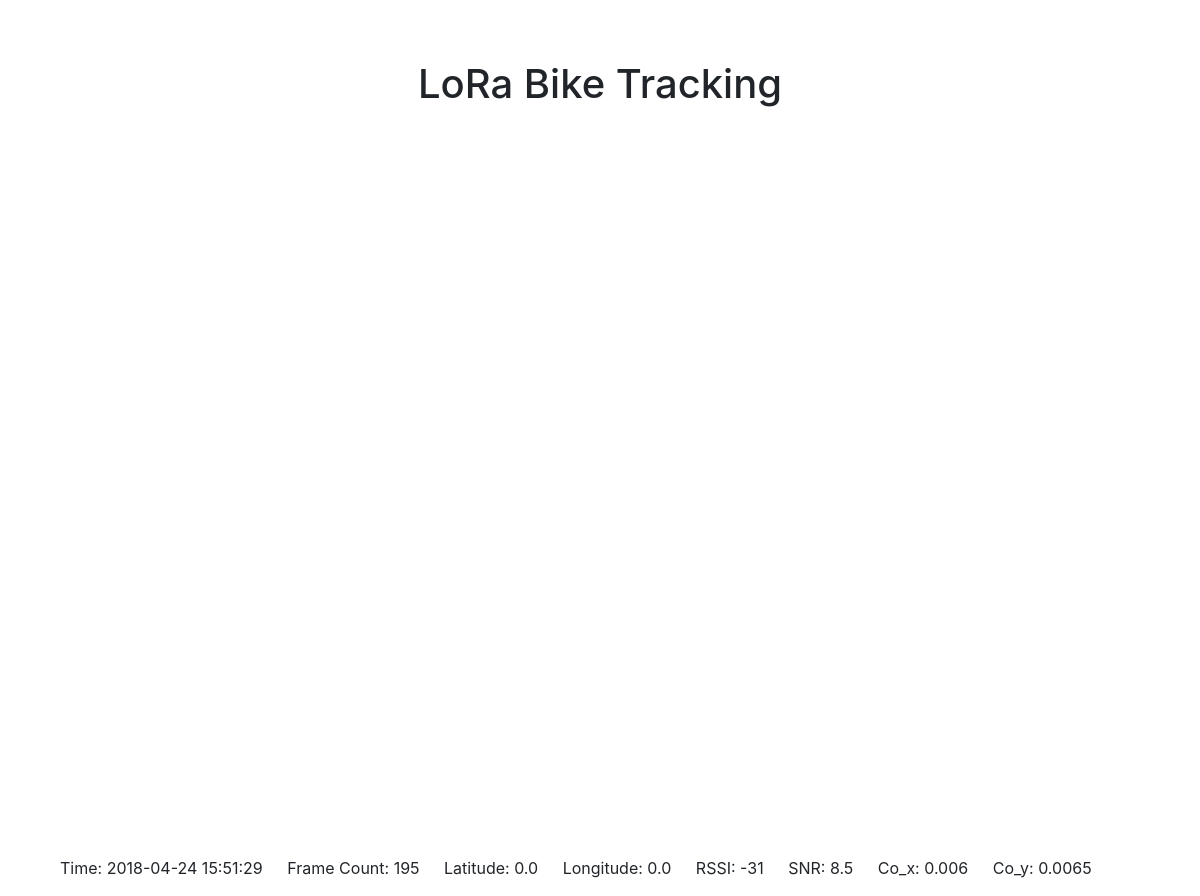
Before: /lorabikeapp/livemap/ with the older database file.
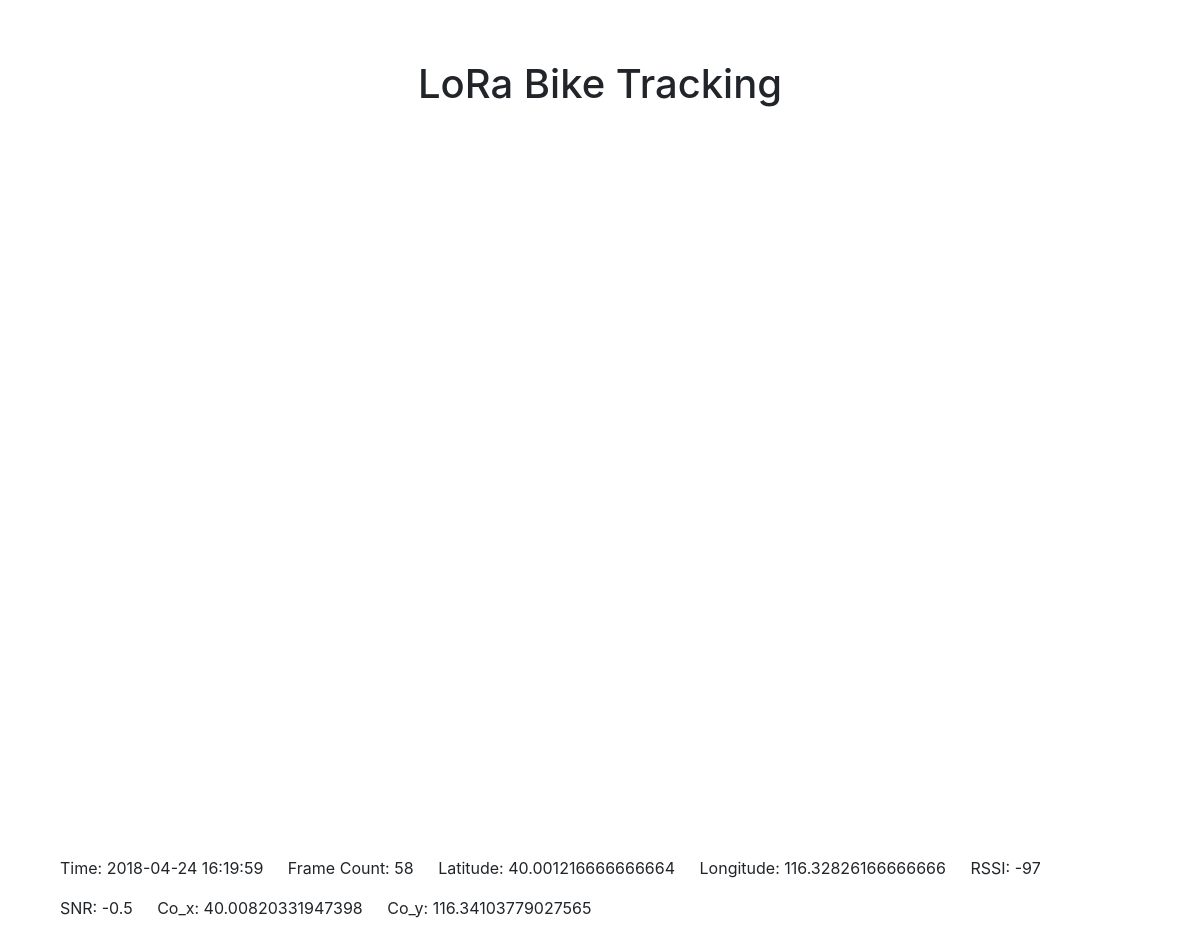
After: the same page with the newer database file.
### lorabikeapp/models.py (models this page shows)
class Location(models.Model):
  frame_count = models.PositiveIntegerField(default = 0)
  track_time = models.DateTimeField(auto_now_add = True)
  latitude = models.FloatField(default = 0)
  longitude = models.FloatField(default = 0)
  co_x = models.FloatField(default = 0)
  co_y = models.FloatField(default = 0)
  snr = models.FloatField(default = 0)
  rssi = models.IntegerField(default = 0)

### lorabikeapp/views.py (the view)
# urls.py: path('livemap/', views.livemap, name='livemap'),
def livemap(request):
  if request.method == 'GET':
    locations = Location.objects.order_by('-id')
    if locations:
      context = get_dict_from_record(locations[0])
    else:
      context = get_dict_from_record(None)
    return render(request, 'livemap.html', context)

### lorabikeapp/views.py (called while the page is built, shortened)
def get_dict_from_record(location):
  if location:
    context = {'latitude': location.latitude,
               'longitude': location.longitude,
               'co_x': location.co_x,
               'co_y': location.co_y,
               'track_time': timezone.localtime(location.track_time).strftime("%Y-%m-%d %H:%M:%S"),
               'frame_count': location.frame_count,
               'snr': location.snr,
               'rssi': location.rssi}
  return context

### lorabikeapp/templates/livemap.html (shortened to what this page needs)
<!DOCTYPE html>
<html lang="zh">
{% load static %}
<head>
  <link rel="stylesheet" href="https://stackpath.bootstrapcdn.com/bootstrap/4.0.0/css/bootstrap.min.css" />
  <link rel="stylesheet" href="{% static 'css/livemap.css' %}" />
</head>
<body>
  <h1>LoRa Bike Tracking</h1>
  <div id="track-map"></div>
  <p class="location">Time:&nbsp;<span id='tr-num'>{{ track_time }}</span></p>
  <p class="location">Frame Count:&nbsp;<span id='fr-num'>{{ frame_count }}</span></p>
  <p class="location">Latitude:&nbsp;<span id='la-num'>{{ latitude }}</span></p>
  <p class="location">Longitude:&nbsp;<span id='lo-num'>{{ longitude }}</span></p>
  <p class="location">RSSI:&nbsp;<span id='rs-num'>{{ rssi }}</span></p>
  <p class="location">SNR:&nbsp;<span id='sn-num'>{{ snr }}</span></p>
  <p class="location">Co_x:&nbsp;<span id='x-num'>{{ co_x }}</span></p>
  <p class="location">Co_y:&nbsp;<span id='y-num'>{{ co_y }}</span></p>
</body>
</html>

### lorabikeapp/static/css/livemap.css (style rules this page uses)
html { height: 100%; }
body { height: 100%; margin: 5%; }
h1 { text-align: center; }
#track-map { height: 90%; margin-bottom: 20px; }
.location { display: inline-block; margin-right: 20px; }

Changed rows visible on the page:
no longer on this page (row unchanged): Location: latitude "0.0", longitude "0.0", snr "8.5", co_x "0.006", co_y "0.0065"
added Location: latitude "40.001216666666664", longitude "116.32826166666666", snr "-0.5", co_x "40.00820331947398", co_y "116.34103779027565"
Other visible differences:
{{ track_time }}: "2018-04-24 15:51:29" → "2018-04-24 16:19:59"
{{ frame_count }}: "195" → "58"
{{ rssi }}: "-31" → "-97"
